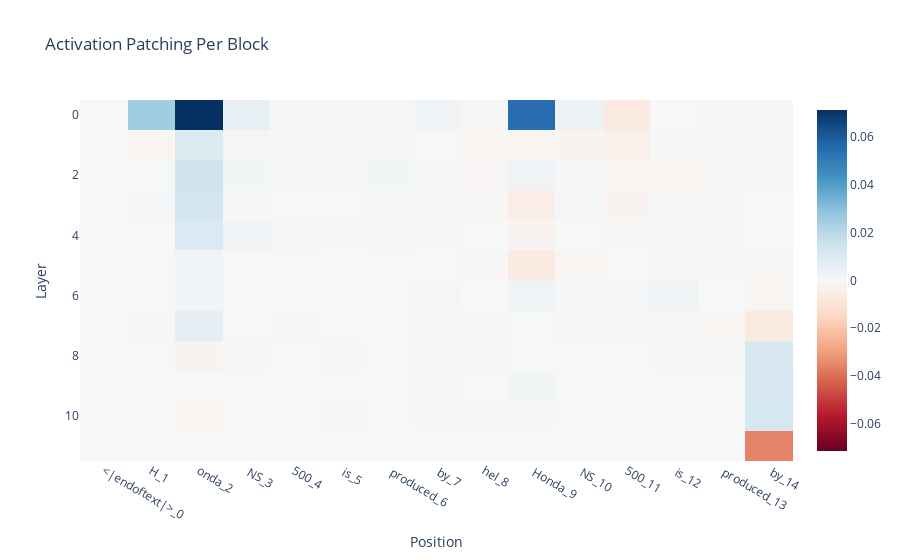
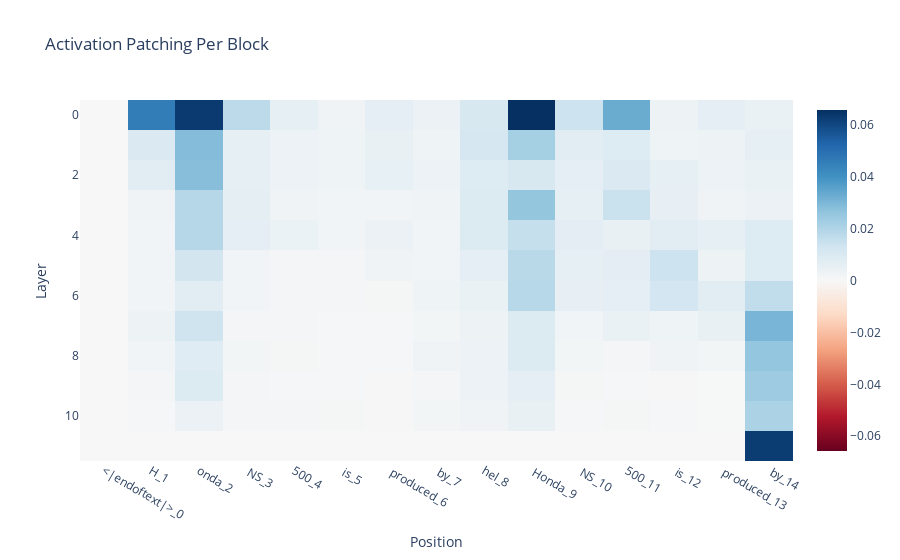
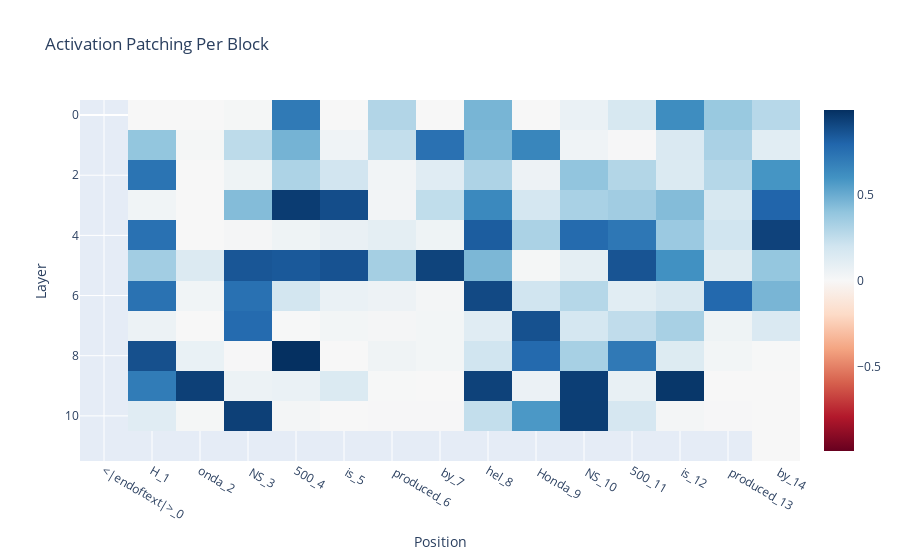

The code cell stored with these charts, in order, in its notebook:
### Code cell
imshow(
    data["pos"]["mlp_out"][0]["mean"],
   
    title="Activation Patching Per Block",
    xaxis="Position",
    yaxis="Layer",
    # zmax=1,
    # zmin=-1,
    x=[f"{tok}_{i}" for i, tok in enumerate(pos_example)],
)
imshow(
    data["pos"]["mlp_out"][0]["std"],
   
    title="Activation Patching Per Block",
    xaxis="Position",
    yaxis="Layer",
    # zmax=1,
    # zmin=-1,
    x=[f"{tok}_{i}" for i, tok in enumerate(pos_example)],
)
imshow(
    data["pos"]["mlp_out"][0]["p-value"],
   
    title="Activation Patching Per Block",
    xaxis="Position",
    yaxis="Layer",
    # zmax=1,
    # zmin=-1,
    x=[f"{tok}_{i}" for i, tok in enumerate(pos_example)],
)

### Figure 1 — Plotly figure (JSON) as saved in the notebook; plotly's stock layout.template omitted (floating-point values rounded to 4 significant figures; data arrays with more than 128 entries replaced by an {"elided": "..."} marker saying what was removed)
{"data": [{"coloraxis": "coloraxis", "hovertemplate": "x: %{x}<br>y: %{y}<br>color: %{z}<extra></extra>", "name": "0", "type": "heatmap", "x": ["<|endoftext|>_0", "H_1", "onda_2", " NS_3", "500_4", " is_5", " produced_6", " by_7", "hel_8", " Honda_9", " NS_10", "500_11", " is_12", " produced_13", " by_14"], "xaxis": "x", "yaxis": "y", "z": {"elided": "12x15 float values"}}], "layout": {"coloraxis": {"cmid": 0, "colorscale": [[0, "rgb(103,0,31)"], [0.1, "rgb(178,24,43)"], [0.2, "rgb(214,96,77)"], [0.3, "rgb(244,165,130)"], [0.4, "rgb(253,219,199)"], [0.5, "rgb(247,247,247)"], [0.6, "rgb(209,229,240)"], [0.7, "rgb(146,197,222)"], [0.8, "rgb(67,147,195)"], [0.9, "rgb(33,102,172)"], [1, "rgb(5,48,97)"]]}, "title": {"text": "Activation Patching Per Block"}, "xaxis": {"anchor": "y", "domain": [0, 1], "title": {"text": "Position"}}, "yaxis": {"anchor": "x", "autorange": "reversed", "domain": [0, 1], "title": {"text": "Layer"}}}}

### Figure 2 — Plotly figure (JSON) as saved in the notebook; plotly's stock layout.template omitted (floating-point values rounded to 4 significant figures; data arrays with more than 128 entries replaced by an {"elided": "..."} marker saying what was removed)
{"data": [{"coloraxis": "coloraxis", "hovertemplate": "x: %{x}<br>y: %{y}<br>color: %{z}<extra></extra>", "name": "0", "type": "heatmap", "x": ["<|endoftext|>_0", "H_1", "onda_2", " NS_3", "500_4", " is_5", " produced_6", " by_7", "hel_8", " Honda_9", " NS_10", "500_11", " is_12", " produced_13", " by_14"], "xaxis": "x", "yaxis": "y", "z": {"elided": "12x15 float values"}}], "layout": {"coloraxis": {"cmid": 0, "colorscale": [[0, "rgb(103,0,31)"], [0.1, "rgb(178,24,43)"], [0.2, "rgb(214,96,77)"], [0.3, "rgb(244,165,130)"], [0.4, "rgb(253,219,199)"], [0.5, "rgb(247,247,247)"], [0.6, "rgb(209,229,240)"], [0.7, "rgb(146,197,222)"], [0.8, "rgb(67,147,195)"], [0.9, "rgb(33,102,172)"], [1, "rgb(5,48,97)"]]}, "title": {"text": "Activation Patching Per Block"}, "xaxis": {"anchor": "y", "domain": [0, 1], "title": {"text": "Position"}}, "yaxis": {"anchor": "x", "autorange": "reversed", "domain": [0, 1], "title": {"text": "Layer"}}}}

### Figure 3 — Plotly figure (JSON) as saved in the notebook; plotly's stock layout.template omitted (floating-point values rounded to 4 significant figures; data arrays with more than 128 entries replaced by an {"elided": "..."} marker saying what was removed)
{"data": [{"coloraxis": "coloraxis", "hovertemplate": "x: %{x}<br>y: %{y}<br>color: %{z}<extra></extra>", "name": "0", "type": "heatmap", "x": ["<|endoftext|>_0", "H_1", "onda_2", " NS_3", "500_4", " is_5", " produced_6", " by_7", "hel_8", " Honda_9", " NS_10", "500_11", " is_12", " produced_13", " by_14"], "xaxis": "x", "yaxis": "y", "z": {"elided": "12x15 float values"}}], "layout": {"coloraxis": {"cmid": 0, "colorscale": [[0, "rgb(103,0,31)"], [0.1, "rgb(178,24,43)"], [0.2, "rgb(214,96,77)"], [0.3, "rgb(244,165,130)"], [0.4, "rgb(253,219,199)"], [0.5, "rgb(247,247,247)"], [0.6, "rgb(209,229,240)"], [0.7, "rgb(146,197,222)"], [0.8, "rgb(67,147,195)"], [0.9, "rgb(33,102,172)"], [1, "rgb(5,48,97)"]]}, "title": {"text": "Activation Patching Per Block"}, "xaxis": {"anchor": "y", "domain": [0, 1], "title": {"text": "Position"}}, "yaxis": {"anchor": "x", "autorange": "reversed", "domain": [0, 1], "title": {"text": "Layer"}}}}
